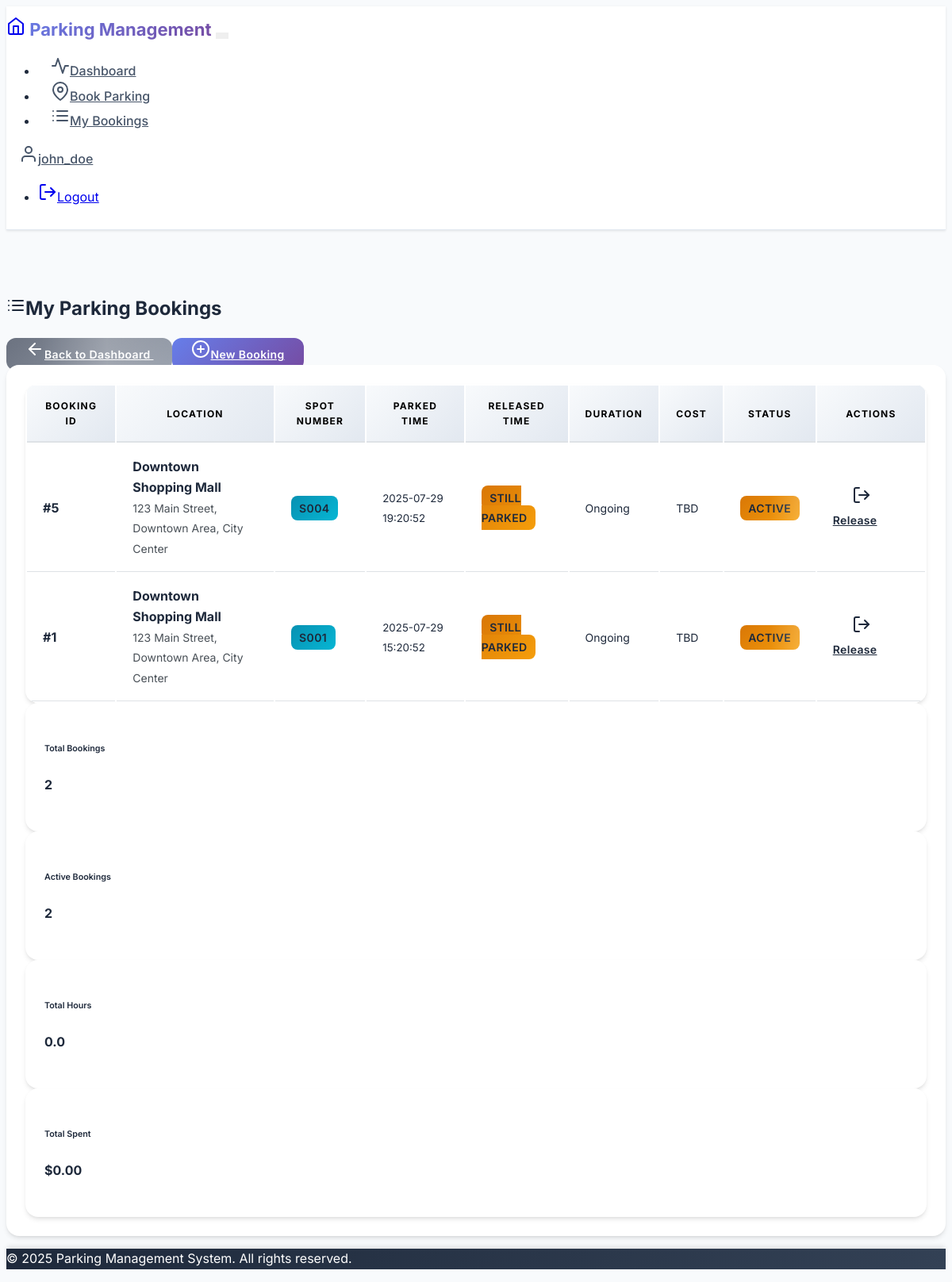
The page /user/my_bookings (signed in) on the database its author committed.
### models.py (models this page shows, shortened)
class User(UserMixin, db.Model):
    __tablename__ = 'users'
    id = db.Column(db.Integer, primary_key=True)
    username = db.Column(db.String(80), unique=True, nullable=False)
    email = db.Column(db.String(120), unique=True, nullable=False)
    password_hash = db.Column(db.String(256), nullable=False)
    is_admin = db.Column(db.Boolean, default=False, nullable=False)
    created_at = db.Column(db.DateTime, default=datetime.utcnow)
    reservations = db.relationship('Reservation', backref='user', lazy=True, cascade='all, delete-orphan')

class Reservation(db.Model):
    __tablename__ = 'reservations'
    id = db.Column(db.Integer, primary_key=True)
    spot_id = db.Column(db.Integer, db.ForeignKey('parking_spots.id'), nullable=False)
    user_id = db.Column(db.Integer, db.ForeignKey('users.id'), nullable=False)
    parking_timestamp = db.Column(db.DateTime, default=datetime.utcnow, nullable=False)
    leaving_timestamp = db.Column(db.DateTime, nullable=True)
    parking_cost_per_unit_time = db.Column(db.Float, nullable=False)
    total_cost = db.Column(db.Float, nullable=True)
    @property
    def duration_hours(self):
        if self.leaving_timestamp:
            duration = self.leaving_timestamp - self.parking_timestamp
            return duration.total_seconds() / 3600
        return None

class ParkingLot(db.Model):
    __tablename__ = 'parking_lots'
    id = db.Column(db.Integer, primary_key=True)
    prime_location_name = db.Column(db.String(200), nullable=False)
    price = db.Column(db.Float, nullable=False)  # parking_cost per unit time
    address = db.Column(db.Text, nullable=False)
    pin_code = db.Column(db.String(10), nullable=False)
    maximum_number_of_spots = db.Column(db.Integer, nullable=False)
    created_at = db.Column(db.DateTime, default=datetime.utcnow)
    parking_spots = db.relationship('ParkingSpot', backref='parking_lot', lazy=True, cascade='all, delete-orphan')

class ParkingSpot(db.Model):
    __tablename__ = 'parking_spots'
    id = db.Column(db.Integer, primary_key=True)
    lot_id = db.Column(db.Integer, db.ForeignKey('parking_lots.id'), nullable=False)
    spot_number = db.Column(db.String(10), nullable=False)
    status = db.Column(db.String(1), default='A', nullable=False)  # A=Available, R=Reserved, O=Occupied
    reservations = db.relationship('Reservation', backref='parking_spot', lazy=True)

### routes.py (the view)
@app.route('/user/my_bookings')
@login_required
def my_bookings():
    if current_user.is_admin:
        return redirect(url_for('admin_dashboard'))
    reservations = Reservation.query.filter_by(user_id=current_user.id).order_by(Reservation.parking_timestamp.desc()).all()
    return render_template('user/my_bookings.html', reservations=reservations)

### app.py (called while the page is built)
@login_manager.user_loader
def load_user(user_id):
    from models import User
    return User.query.get(int(user_id))

### templates/user/my_bookings.html (shortened to what this page needs)
{% extends "base.html" %}
{% block content %}
<div class="d-flex justify-content-between align-items-center mb-4">
    <h2><i data-feather="list" class="me-2"></i>My Parking Bookings</h2>
    <div>
        <a href="{{ url_for('user_dashboard') }}" class="btn btn-secondary me-2">
            <i data-feather="arrow-left" class="me-2"></i>Back to Dashboard
        </a>
        <a href="{{ url_for('book_parking') }}" class="btn btn-primary">
            <i data-feather="plus-circle" class="me-2"></i>New Booking
        </a>
    </div>
</div>
<div class="card">
    <div class="card-body">
        {% if reservations %}
            <div class="table-responsive">
                <table class="table table-hover">
                    <thead>
                        <tr>
                            <th>Booking ID</th>
                            <th>Location</th>
                            <th>Spot Number</th>
                            <th>Parked Time</th>
                            <th>Released Time</th>
                            <th>Duration</th>
                            <th>Cost</th>
                            <th>Status</th>
                            <th>Actions</th>
                        </tr>
                    </thead>
                    <tbody>
                        {% for reservation in reservations %}
                            <tr>
                                <td>
                                    <strong>#{{ reservation.id }}</strong>
                                </td>
                                <td>
                                    <div>
                                        <strong>{{ reservation.parking_spot.parking_lot.prime_location_name }}</strong>
                                        <br>
                                        <small class="text-muted">{{ reservation.parking_spot.parking_lot.address }}</small>
                                    </div>
                                </td>
                                <td>
                                    <span class="badge bg-info">{{ reservation.parking_spot.spot_number }}</span>
                                </td>
                                <td>
                                    <small>{{ reservation.parking_timestamp.strftime('%Y-%m-%d %H:%M:%S') }}</small>
                                </td>
                                <td>
                                    {% if reservation.leaving_timestamp %}
                                        <small>{{ reservation.leaving_timestamp.strftime('%Y-%m-%d %H:%M:%S') }}</small>
                                    {% else %}
                                        <span class="badge bg-warning">Still Parked</span>
                                    {% endif %}
                                </td>
                                <td>
                                    {% if reservation.duration_hours %}
                                        {{ "%.1f"|format(reservation.duration_hours) }} hours
                                    {% else %}
                                        <span class="text-muted">Ongoing</span>
                                    {% endif %}
                                </td>
                                <td>
                                    {% if reservation.parking_cost %}
                                        <strong>${{ "%.2f"|format(reservation.parking_cost) }}</strong>
                                    {% else %}
                                        <span class="text-muted">TBD</span>
                                    {% endif %}
                                </td>
                                <td>
                                    {% if reservation.leaving_timestamp %}
                                        <span class="badge bg-success">Completed</span>
                                    {% else %}
                                        <span class="badge bg-warning">Active</span>
                                    {% endif %}
                                </td>
                                <td>
                                    {% if not reservation.leaving_timestamp %}
                                        <a href="{{ url_for('release_parking', reservation_id=reservation.id) }}"
                                           class="btn btn-sm btn-outline-danger"
                                           onclick="return confirm('Are you sure you want to release this parking spot?')">
                                            <i data-feather="log-out" class="me-1"></i>Release
                                        </a>
                                    {% else %}
                                        <span class="text-muted">-</span>
                                    {% endif %}
                                </td>
                            </tr>
                        {% endfor %}
                    </tbody>
                </table>
            </div>
            <div class="row mt-4">
                <div class="col-md-3">
                    <div class="card text-center">
                        <div class="card-body">
                            <h6 class="card-title">Total Bookings</h6>
                            <h4 class="text-primary">{{ reservations|length }}</h4>
                        </div>
                    </div>
                </div>
                <div class="col-md-3">
                    <div class="card text-center">
                        <div class="card-body">
                            <h6 class="card-title">Active Bookings</h6>
                            <h4 class="text-warning">{{ reservations|selectattr('leaving_timestamp', 'none')|list|length }}</h4>
                        </div>
                    </div>
                </div>
                <div class="col-md-3">
                    <div class="card text-center">
                        <div class="card-body">
                            <h6 class="card-title">Total Hours</h6>
                            <h4 class="text-info">{{ "%.1f"|format(reservations|selectattr('duration_hours')|sum(attribute='duration_hours') or 0) }}</h4>
                        </div>
                    </div>
                </div>
                <div class="col-md-3">
                    <div class="card text-center">
                        <div class="card-body">
                            <h6 class="card-title">Total Spent</h6>
                            <h4 class="text-success">${{ "%.2f"|format(reservations|selectattr('parking_cost')|sum(attribute='parking_cost') or 0) }}</h4>
                        </div>
                    </div>
                </div>
            </div>
        {% endif %}
    </div>
</div>
{% endblock %}

### templates/base.html (shortened to what this page needs)
<!DOCTYPE html>
<html lang="en" data-bs-theme="light">
<head>
    <link href="https://cdn.replit.com/agent/bootstrap-agent-dark-theme.min.css" rel="stylesheet">
    <link href="https://cdnjs.cloudflare.com/ajax/libs/feather-icons/4.29.0/feather.min.css" rel="stylesheet">
    <link href="{{ url_for('static', filename='css/custom.css') }}" rel="stylesheet">
</head>
<body>
    <nav class="navbar navbar-expand-lg fixed-top">
        <div class="container">
            <a class="navbar-brand" href="{{ url_for('index') }}">
                <i data-feather="home" class="me-2"></i>
                Parking Management
            </a>
            <button class="navbar-toggler" type="button" data-bs-toggle="collapse" data-bs-target="#navbarNav">
            </button>
            <div class="collapse navbar-collapse" id="navbarNav">
                <ul class="navbar-nav me-auto">
                    {% if current_user.is_authenticated %}
                        {% if current_user.is_admin %}
                            <li class="nav-item">
                                <a class="nav-link" href="{{ url_for('admin_dashboard') }}">
                                    <i data-feather="activity" class="me-1"></i>Dashboard
                                </a>
                            </li>
                            <li class="nav-item">
                                <a class="nav-link" href="{{ url_for('create_lot') }}">
                                    <i data-feather="plus-circle" class="me-1"></i>Create Lot
                                </a>
                            </li>
                            <li class="nav-item">
                                <a class="nav-link" href="{{ url_for('view_users') }}">
                                    <i data-feather="users" class="me-1"></i>View Users
                                </a>
                            </li>
                        {% else %}
                            <li class="nav-item">
                                <a class="nav-link" href="{{ url_for('user_dashboard') }}">
                                    <i data-feather="activity" class="me-1"></i>Dashboard
                                </a>
                            </li>
                            <li class="nav-item">
                                <a class="nav-link" href="{{ url_for('book_parking') }}">
                                    <i data-feather="map-pin" class="me-1"></i>Book Parking
                                </a>
                            </li>
                            <li class="nav-item">
                                <a class="nav-link" href="{{ url_for('my_bookings') }}">
                                    <i data-feather="list" class="me-1"></i>My Bookings
                                </a>
                            </li>
                        {% endif %}
                    {% endif %}
                </ul>
                <div class="d-flex align-items-center">
                    {% if current_user.is_authenticated %}
                        <div class="dropdown">
                            <a class="nav-link dropdown-toggle" href="#" role="button" data-bs-toggle="dropdown">
                                <i data-feather="user" class="me-1"></i>{{ current_user.username }}
                            </a>
                            <ul class="dropdown-menu">
                                <li><a class="dropdown-item" href="{{ url_for('logout') }}">
                                    <i data-feather="log-out" class="me-1"></i>Logout
                                </a></li>
                            </ul>
                        </div>
                    {% endif %}
                </div>
            </div>
        </div>
    </nav>
    <main class="py-4" style="margin-top: 80px;">
        <div class="container">
            {% block content %}{% endblock %}
        </div>
    </main>
    <footer class="bg-dark text-light mt-5 py-4">
        <div class="container text-center">
            <p>&copy; 2025 Parking Management System. All rights reserved.</p>
        </div>
    </footer>
</body>
</html>

### rows shown on the page
User: username "john_doe"
Reservation: id "5", parking_spot.parking_lot.prime_location_name "Downtown Shopping Mall", parking_spot.parking_lot.address "123 Main Street, Downtown Area, City Center", parking_spot.spot_number "S004", parking_timestamp "2025-07-29 19:20:52", shows "STILL PARKED", shows "Ongoing", shows "ACTIVE"
Reservation: id "1", parking_spot.parking_lot.prime_location_name "Downtown Shopping Mall", parking_spot.parking_lot.address "123 Main Street, Downtown Area, City Center", parking_spot.spot_number "S001", parking_timestamp "2025-07-29 15:20:52", shows "STILL PARKED", shows "Ongoing", shows "ACTIVE"

### other values the page prints
{{ reservations|length }} "2"
{{ reservations|selectattr('leaving_timestamp', 'none')|list|length }} "2"
